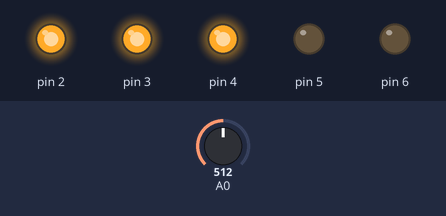
Bench run of a sketch on a simulated Arduino Uno, built with avr-gcc and run on an emulated ATmega328P. Shown: output pins drawn as LEDs (lit = HIGH). The inputs (shaded band) are chosen by the test bench; at power-on: A0 = 512.

Above: at 1.2 s.
1.3 s: A0 set to 607
2.8 s: A0 set to 629
At 4.0 s:
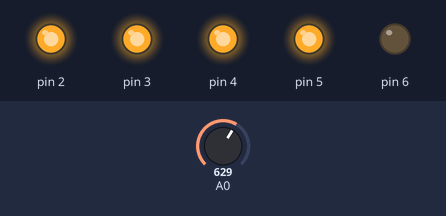
4.3 s: A0 set to 739
5.8 s: A0 set to 760
At 6.8 s:
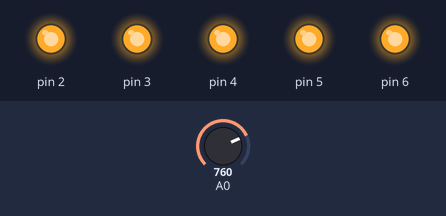
7.3 s: A0 set to 306
At 7.8 s:
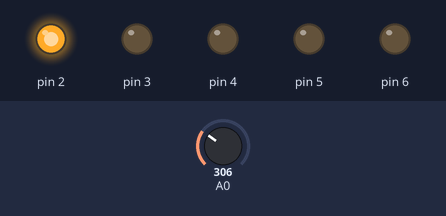
8.8 s: A0 set to 345
10.3 s: A0 set to 373
At 10.9 s:
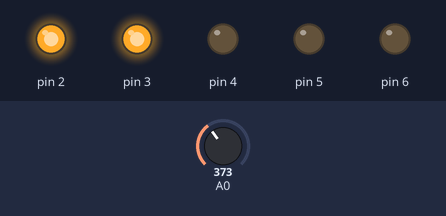
Timing chart, 0 to 12.8 s (numbered marks = the images above; inputs shaded):
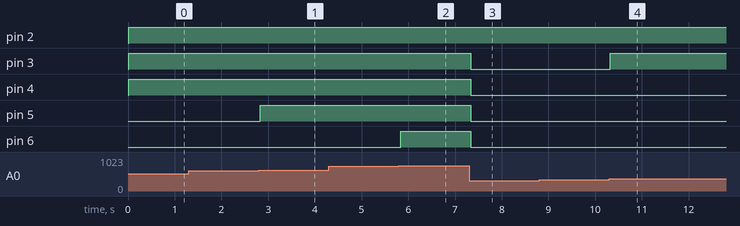

The sketch:

DetectorDelPorcentajeDeAlcoholMostrandoEn5Leds_Pag90_.ino
```cpp
/* TRANSCRITO POR GUSTAVO JARRO CALLIZAYA*/
 /*DEL*/
 /*TEXTO: ROBOTICA CON ARDUINO 2º (SECUNDARIA COMUNITARIA PRODUCTIVA
 * ) "TECHHOME"*/
  /* PRACTICA:DETECTOR DE PORCENTAJE DE ALCOHOL MOSTRANDO EN 5 LEDS
   *  PAGINA 90 DEL TEXTO*   */
int num_LED = 5;
int lec_sensor, nivel_alcohol;
int minimo = 100;
int maximo = 750;

void setup() {
  // put your setup code here, to run once:
for (int pLed = 2; pLed<7; pLed ++){
  pinMode(pLed, OUTPUT);
}
}

void loop() {
  // put your main code here, to run repeatedly:
lec_sensor= analogRead(A0);
lec_sensor= constrain(lec_sensor, minimo, maximo);
delay(20);
nivel_alcohol= map(lec_sensor, minimo, maximo, 2,7);
for(int pLed; pLed<7; pLed ++){
  if(pLed<nivel_alcohol){
    digitalWrite(pLed, HIGH);

  }
  else{
    digitalWrite(pLed, LOW);

  }
}
}
```

Measured:
- the behaviour switches between 619 and 620 on A0 (found by bisection; images 0 and 1)
- the behaviour switches between 749 and 750 on A0 (found by bisection; images 1 and 2)
- the behaviour switches between 359 and 360 on A0 (found by bisection; images 3 and 4)
- after the input at 1.3 s, every drawn part: stays the same
- after the input at 2.8 s, pin 5: LOW → HIGH at once
- after the input at 4.3 s, every drawn part: stays the same
- after the input at 5.8 s, pin 6: LOW → HIGH at once
- after the input at 7.3 s, pin 3–6: HIGH → LOW at once
- after the input at 8.8 s, every drawn part: stays the same
- after the input at 10.3 s, pin 3: LOW → HIGH at once
